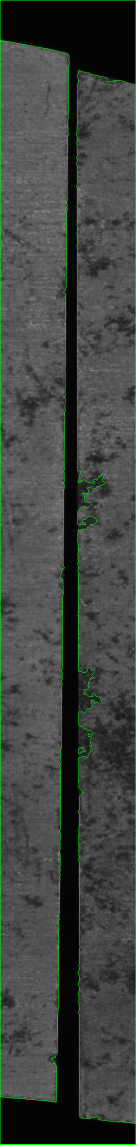
#> input picture output/watershed_result.bmp, 272 x 2289 px (shown at 1/2 size)
$ python watershed_segmentation.py --input ../../output/watershed_result.bmp   (older library calls are emulated)
#> lines starting #> are read from the running program, lines starting #| are printed output that depends on the picture; after the words box and inside, x2 and y2 are one past the last pixel; in counts of white or black regions, pixels touching at a corner belong together
import cv2
import numpy as np
import matplotlib.pyplot as plt
import os
from pathlib import Path

from regex import T
from sympy import true

# 设置中文字体
plt.rcParams['font.sans-serif'] = ['SimHei']  # 用黑体显示中文
plt.rcParams['axes.unicode_minus'] = False  # 正常显示负号


# ======================== 算法处理部分 ========================

def preprocess_image(image):
    gray = cv2.cvtColor(image, cv2.COLOR_BGR2GRAY)
    blurred = cv2.GaussianBlur(gray, (5, 5), 0)
    return gray, blurred

def threshold_segmentation(blurred):
    _, thresh = cv2.threshold(blurred, 0, 255, cv2.THRESH_BINARY + cv2.THRESH_OTSU)
    return thresh

def morphological_operations(thresh):
    kernel = np.ones((3, 3), np.uint8)
    # 闭运算（先膨胀后腐蚀）填充前景物体内部孔洞
    closed = cv2.morphologyEx(thresh, cv2.MORPH_CLOSE, kernel, iterations=2)
    # 膨胀操作获取可能的背景区域
    sure_bg = cv2.dilate(closed, kernel, iterations=3)
    return closed, sure_bg

def fill_by_largest_black_area(closed):
    """
    选取面积最大的黑色连通域作为确定背景，其他区域填充白色

    参数:
    - closed: 闭运算后的二值图像

    返回:
    - filled_image: 填充后的图像
    - largest_black_area: 最大黑色连通域的面积
    """
    # 反转图像，使黑色连通域变成白色连通域
    inverted = cv2.bitwise_not(closed)

    # 查找所有连通域
    num_labels, labels, stats, centroids = cv2.connectedComponentsWithStats(inverted, 8, cv2.CV_32S)

    if num_labels <= 1:  # 没有黑色区域
        return closed.copy(), 0

    # 找到面积最大的连通域（跳过背景标签0）
    max_area = 0
    max_label = 0
    for i in range(1, num_labels):
        area = stats[i, cv2.CC_STAT_AREA]
        if area > max_area:
            max_area = area
            max_label = i

    # 创建结果图像：将所有区域填充为白色，除了最大黑色连通域
    filled_image = np.ones_like(closed) * 255  # 初始化为全白
    filled_image[labels == max_label] = 0  # 最大黑色区域保持为黑色

    return filled_image, max_area

def process_with_centerline(closed):
    """
    利用中心线处理二值图

    参数:
    - closed: 闭运算后的二值图像

    返回:
    - centerline_image: 中心线图像
    - line_params: 直线参数
    - processed_image: 处理后的图像
    - skeleton_image: 骨架图像
    """
    try:
        from skimage.morphology import skeletonize
        from sklearn.linear_model import RANSACRegressor
    except ImportError:
        print("需要安装scikit-image和scikit-learn库")
        print("请运行: pip install scikit-image scikit-learn")
        return None, None, closed, None

    # 1. 反转二值图（黑色区域为前景）
    inverted = cv2.bitwise_not(closed)

    # 2. 使用skimage的骨架提取
    skeleton_binary = skeletonize(inverted > 0)
    skeleton_image = (skeleton_binary * 255).astype(np.uint8)

    # 3. 获取骨架点坐标
    skeleton_points = np.argwhere(skeleton_binary)
    if len(skeleton_points) < 2:
        return None, None, closed, skeleton_image

    # 4. 使用RANSAC拟合直线
    X = skeleton_points[:, 1].reshape(-1, 1)  # x坐标
    y = skeleton_points[:, 0]  # y坐标

    ransac = RANSACRegressor(
        residual_threshold=3.0,
        max_trials=100,
        random_state=42
    )
    ransac.fit(X, y)

    # 获取直线参数 y = mx + b
    slope = ransac.estimator_.coef_[0]
    intercept = ransac.estimator_.intercept_

    # 转换为标准形式 Ax + By + C = 0
    A, B, C = -slope, 1, -intercept
    norm = np.sqrt(A**2 + B**2)
    if norm > 0:
        A, B, C = A/norm, B/norm, C/norm

    # 5. 创建中心线图像
    centerline_image = np.zeros_like(closed)
    inlier_mask = ransac.inlier_mask_
    if np.any(inlier_mask):
        inlier_points = skeleton_points[inlier_mask]
        for y, x in inlier_points:
            centerline_image[y, x] = 255

    # 6. 在原图上创建中心线两侧的背景区域
    processed_image = closed.copy()
    height, width = closed.shape

    # 创建网格坐标
    y_coords, x_coords = np.mgrid[0:height, 0:width]

    # 计算每个点到直线的距离
    distances = np.abs(A * x_coords + B * y_coords + C)

    # 将距离中心线3个像素内的区域设为黑色
    mask = distances < 3
    processed_image[mask] = 0

    line_params = (A, B, C)
    return centerline_image, line_params, processed_image, skeleton_image

def extract_foreground_with_centerline(closed):
    """
    基于中心线的前景提取

    参数:
    - closed: 闭运算后的二值图像

    返回:
    - sure_fg: 确定的前景区域
    - filled_image: 填充后的图像
    - centerline_data: 中心线相关数据
    """
    # 1. 利用中心线处理
    centerline_image, line_params, processed_image, skeleton_image = process_with_centerline(closed)

    # 2. 填充非最大黑色区域为白色
    filled_image, largest_black_area = fill_by_largest_black_area(processed_image)

    # 3. 腐蚀运算获得确定前景
    kernel = np.ones((5, 5), np.uint8)
    sure_fg = cv2.erode(filled_image, kernel, iterations=2)

    # 4. 准备中心线数据
    centerline_data = {
        'centerline_image': centerline_image,
        'skeleton_image': skeleton_image,
        'line_params': line_params,
        'processed_image': processed_image,
        'largest_black_area': largest_black_area
    }

    return sure_fg, filled_image, centerline_data

def visualize_centerline_process(closed, centerline_data):
    """
    可视化中心线处理过程

    参数:
    - closed: 闭运算后的二值图像
    - centerline_data: 中心线相关数据
    """
    if centerline_data is None or centerline_data['skeleton_image'] is None:
        print("无法提取中心线")
        return

    skeleton_image = centerline_data['skeleton_image']
    centerline_image = centerline_data['centerline_image']
    processed_image = centerline_data['processed_image']
    line_params = centerline_data['line_params']

    plt.figure(figsize=(20, 5))

    plt.subplot(141)
    plt.imshow(closed, cmap='gray')
    plt.title('闭运算后的图像')
    plt.axis('off')

    plt.subplot(142)
    plt.imshow(skeleton_image, cmap='gray')
    plt.title('骨架提取结果')
    plt.axis('off')

    plt.subplot(143)
    if centerline_image is not None:
        plt.imshow(centerline_image, cmap='gray')
        plt.title('RANSAC中心线检测')
    else:
        plt.imshow(skeleton_image, cmap='gray')
        plt.title('中心线检测失败')
    plt.axis('off')

    plt.subplot(144)
    plt.imshow(processed_image, cmap='gray')
    plt.title('中心线背景处理后')
    plt.axis('off')

    # 如果有直线参数，显示直线方程
    if line_params is not None:
        A, B, C = line_params
        plt.figtext(0.5, 0.02, f'中心线方程: {A:.3f}x + {B:.3f}y + {C:.3f} = 0',
                   ha='center', fontsize=10)

    plt.tight_layout()
    plt.show()

def visualize_simple_process(closed, filled_image, sure_fg, centerline_data):
    """
    可视化简化的处理过程

    参数:
    - closed: 闭运算后的二值图像
    - filled_image: 填充后的图像
    - sure_fg: 确定的前景区域
    - centerline_data: 中心线相关数据
    """
    plt.figure(figsize=(20, 5))

    plt.subplot(141)
    plt.imshow(closed, cmap='gray')
    plt.title('闭运算后的图像')
    plt.axis('off')

    plt.subplot(142)
    if centerline_data and centerline_data.get('processed_image') is not None:
        plt.imshow(centerline_data['processed_image'], cmap='gray')
        plt.title('中心线背景处理后')
    else:
        plt.imshow(closed, cmap='gray')
        plt.title('原始闭运算图像')
    plt.axis('off')

    plt.subplot(143)
    plt.imshow(filled_image, cmap='gray')
    largest_black_area = centerline_data.get('largest_black_area', 0) if centerline_data else 0
    plt.title(f'填充后（最大黑色区域面积：{largest_black_area}）')
    plt.axis('off')

    plt.subplot(144)
    plt.imshow(sure_fg, cmap='gray')
    plt.title('腐蚀后的前景标记')
    plt.axis('off')

    plt.tight_layout()
    plt.show()

# [10 lines left out: function extract_foreground, not called in this run]

def compute_markers(sure_bg, sure_fg):
    # 计算未知区域（背景-前景）
    unknown = cv2.subtract(sure_bg, sure_fg)

    # 标记连通区域
    _, markers = cv2.connectedComponents(sure_fg)

    # 为所有标记加1，使得背景不是0而是1
    markers = markers + 1

    # 将未知区域标记为0
    markers[unknown == 255] = 0

    return markers, unknown

def apply_watershed(image, markers):
    markers = cv2.watershed(image, markers)
    return markers

def generate_segmentation_results(image, gray, markers):
    # 创建结果图像 - 原始图像上叠加分割边界
    result = image.copy()
    # 在图像上标记分水岭边界（标记为-1的区域）
    result[markers == -1] = [0, 255, 0]  # 边界用绿色标记

    # 创建分割掩码图像
    mask = np.zeros_like(gray)
    # 为每个分割区域分配不同的值
    for i in range(2, markers.max() + 1):
        mask[markers == i] = i * (255 // (markers.max() + 1))

    return result, mask

def watershed_algorithm(image):
    # 1. 图像预处理
    gray, blurred = preprocess_image(image)

    # 2. 阈值分割
    thresh = threshold_segmentation(blurred)

    # 3. 形态学操作
    closed, sure_bg = morphological_operations(thresh)

    # 4. 基于中心线的前景提取
    sure_fg, filled_image, centerline_data = extract_foreground_with_centerline(closed)

    # 5. 计算标记
    markers, unknown = compute_markers(sure_bg, sure_fg)

    # 6. 应用分水岭算法
    markers = apply_watershed(image, markers)

    # 7. 生成分割结果
    result, mask = generate_segmentation_results(image, gray, markers)

    # 保存中间结果用于可视化
    intermediate_results = {
        'gray': gray,
        'thresh': thresh,
        'sure_bg': sure_bg,
        'sure_fg': sure_fg,
        'unknown': unknown,
        'markers': markers,
        'filled_image': filled_image,
        'centerline_data': centerline_data,
        'closed': closed
    }

    return result, mask, intermediate_results


# ======================== 结果显示部分 ========================

def save_results(result, mask, output_path):
    """
    保存分割结果和掩码

    参数:
    - result: 带边界标记的结果图像
    - mask: 分割掩码
    - output_path: 输出路径

    返回:
    - success: 是否保存成功
    """
    try:
        # 创建输出目录（如果不存在）
        output_dir = os.path.dirname(output_path)
        if output_dir and not os.path.exists(output_dir):
            os.makedirs(output_dir)

        # 保存分割结果
        cv2.imwrite(output_path, result)
        print(f"分割结果已保存到: {output_path}")

        # 保存分割掩码
        mask_path = os.path.splitext(output_path)[0] + "_mask.png"
        cv2.imwrite(mask_path, mask)
        print(f"分割掩码已保存到: {mask_path}")

        return True
    except Exception as e:
        print(f"保存结果时出错: {e}")
        return False


def visualize_process(image, mask, intermediate_results):
    """
    可视化简化的分割过程和结果

    参数:
    - image: 原始BGR图像
    - mask: 分割掩码
    - intermediate_results: 中间处理结果字典
    """
    # 可视化主要处理步骤
    plt.figure(figsize=(20, 12))

    plt.subplot(241)
    plt.imshow(cv2.cvtColor(image, cv2.COLOR_BGR2RGB))
    plt.title('原始图像')
    plt.axis('off')

    plt.subplot(242)
    plt.imshow(intermediate_results['thresh'], cmap='gray')
    plt.title('二值化后的图像')
    plt.axis('off')

    plt.subplot(243)
    plt.imshow(intermediate_results['closed'], cmap='gray')
    plt.title('闭运算后的图像')
    plt.axis('off')

    plt.subplot(244)
    plt.imshow(intermediate_results['filled_image'], cmap='gray')
    plt.title(f'填充后（最大黑色区域面积：{intermediate_results["largest_black_area"]}）')
    plt.axis('off')

    plt.subplot(245)
    plt.imshow(intermediate_results['sure_bg'], cmap='gray')
    plt.title('确定的背景图像')
    plt.axis('off')

    plt.subplot(246)
    plt.imshow(intermediate_results['sure_fg'], cmap='gray')
    plt.title('腐蚀后的前景标记')
    plt.axis('off')

    plt.subplot(247)
    plt.imshow(intermediate_results['unknown'], cmap='gray')
    plt.title('未知区域图像')
    plt.axis('off')

    plt.subplot(248)
    plt.imshow(mask, cmap='gray')
    plt.title('分割后的掩码图像')
    plt.axis('off')

    plt.tight_layout()
    plt.show()


# [40 lines left out: functions visualize_markers_and_mask, visualize_unknown_region, not called in this run]


# ======================== 主函数 ========================

def watershed_segmentation(image_path, output_path, visualize=True):
    """
    使用分水岭算法进行图像分割

    参数:
    - image_path: 输入图像路径
    - output_path: 输出图像路径
    - visualize: 是否显示分割过程和结果，默认为True

    返回:
    - success: 是否处理成功
    """
#> called with image_path = '../../output/watershed_result.bmp', output_path = './output/watershed_result.bmp', visualize = True
    # 检查输入文件是否存在
    if not os.path.exists(image_path):
        print(f"错误: 找不到输入文件 {image_path}")
        return False

    # 读取图像
    image = cv2.imread(image_path)
#> image is the input picture: shape (2289, 272, 3); mean B, G, R 64.7, 69, 64.7
    if image is None:
        print(f"错误: 无法读取图像 {image_path}")
        return False

    # 获取图像尺寸
    height, width = image.shape[:2]
#> height = 2289; width = 272
    print(f"图像加载完成，尺寸: {width}×{height}")
#| 图像加载完成，尺寸: 272×2289

    # 执行分水岭算法
    result, mask, intermediate_results = watershed_algorithm(image)
#> in threshold_segmentation, `_, thresh = cv2.threshold(blurred, 0, 255, cv2.THRESH_BINARY + cv2.THR..`:
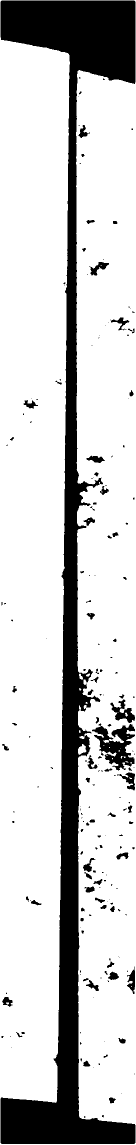
#> thresh: shape (2289, 272) (shown at 1/2 size); 79.8% white; 195 black regions (115 under 20 px), largest, box (x1, y1, x2, y2) and area: (1, 1, 271, 2288) 112587, (184, 1447, 270, 1541) 3852, (221, 1399, 270, 1446) 980
#> in morphological_operations, `closed = cv2.morphologyEx(thresh, cv2.MORPH_CLOSE, kernel, iterations=2)`: closed: shape (2289, 272); 80.6% white; 52 black regions, largest, box (x1, y1, x2, y2) and area: (1, 1, 271, 2288) 111557, (190, 1451, 269, 1540) 3282, (225, 1414, 270, 1445) 750
#> in morphological_operations, `sure_bg = cv2.dilate(closed, kernel, iterations=3)`: sure_bg: shape (2289, 272); 84.9% white; 45 black regions (32 under 20 px), largest, box (x1, y1, x2, y2) and area: (4, 4, 268, 2285) 92684, (205, 1485, 253, 1532) 570, (228, 1457, 252, 1478) 217
#> in process_with_centerline, `skeleton_binary = skeletonize(inverted > 0)`:
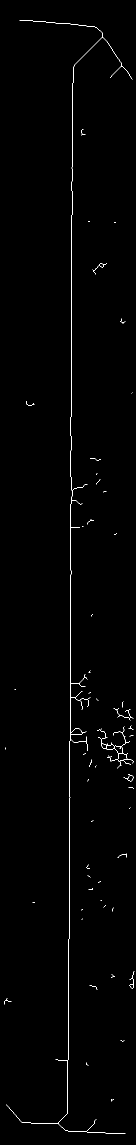
#> skeleton_binary: shape (2289, 272) bool (shown at 1/2 size); 0.66% white in thin lines or dots
#> in process_with_centerline, `skeleton_image = (skeleton_binary * 255).astype(np.uint8)`: skeleton_image: shape (2289, 272); 0.66% white in thin lines or dots
#> in process_with_centerline, `skeleton_points = np.argwhere(skeleton_binary)`: skeleton_points = 4133 pairs, first value 40 to 2267, second value 8 to 268
#> in process_with_centerline, `X = skeleton_points[:, 1].reshape(-1, 1)`: X = 4133 values, max 268 at index 3403, min 8 at index 3574, mean 162.5
#> in process_with_centerline, `y = skeleton_points[:, 0]`: y = 4133 values from 40 to 2267
#> in process_with_centerline, `inlier_points = skeleton_points[inlier_mask]`: inlier_points = 81 pairs, first value 1474 to 1499, second value 140 to 244
#> the loop in process_with_centerline, `for y, x in inlier_points:` made 81 passes
#> (y, x) on passes 1 to 12: (1474, 141), (1475, 141), (1476, 141), (1477, 141), (1478, 140), (1478, 141), (1479, 140), (1479, 142), (1480, 143), (1481, 173), (1482, 158), (1482, 159)
#> after the loop in process_with_centerline, `for y, x in inlier_points:`: centerline_image: shape (2289, 272); 0.01% white in thin lines or dots, all inside (x1, y1, x2, y2) = (140, 1474, 245, 1500)
#> in process_with_centerline, `processed_image[mask] = 0`:
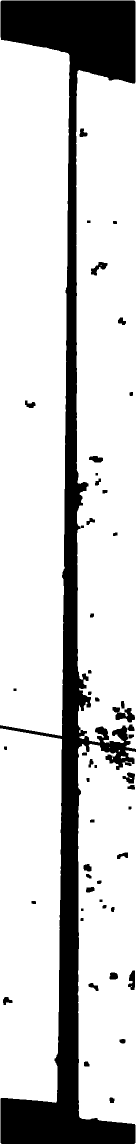
#> processed_image: shape (2289, 272) (shown at 1/2 size); 80.4% white; 51 black regions, largest, box (x1, y1, x2, y2) and area: (0, 1, 272, 2288) 115859, (225, 1414, 270, 1445) 750, (182, 524, 215, 551) 401
#> in extract_foreground_with_centerline, `centerline_image, line_params, processed_image, skeleton_image = proce..`: line_params = (-0.172, 0.985, -1431.4)
#> in fill_by_largest_black_area, `num_labels, labels, stats, centroids = cv2.connectedComponentsWithStat..`:
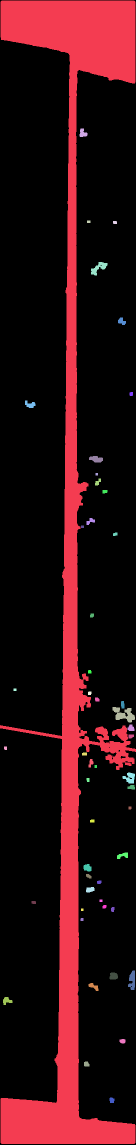
#> labels: shape (2289, 272) int32 (shown at 1/2 size); 52 distinct labels, from 0 to 51; one colour per label, 0 black
#> in fill_by_largest_black_area, `num_labels, labels, stats, centroids = cv2.connectedComponentsWithStat..`: num_labels = 52; stats = 52 rows, first 6: [0, 0, 272, 2289, 500788], [0, 1, 272, 2287, 115859], [159, 257, 16, 17, 186], [174, 441, 7, 5, 35], [226, 442, 8, 6, 46], [182, 524, 33, 27, 401]; centroids = 52 pairs, first value 10.62 to 264.2, second value 266.1 to 2200.1
#> the loop in fill_by_largest_black_area, `for i in range(1, num_labels):` made 51 passes
#> (area, max_area) on pass 1: (115859, 115859)
#> area on passes 2 to 7: 186, 35, 46, 401, 155, 52
#> after the loop in fill_by_largest_black_area, `for i in range(1, num_labels):`: max_area = 115859; max_label = 1
#> in extract_foreground_with_centerline, `filled_image, largest_black_area = fill_by_largest_black_area(processe..`: filled_image: shape (2289, 272); 81.4% white; 1 black region, box (x1, y1, x2, y2) and area: (0, 1, 272, 2288) 115859
#> in extract_foreground_with_centerline, `filled_image, largest_black_area = fill_by_largest_black_area(processe..`: largest_black_area = 115859
#> in extract_foreground_with_centerline, `sure_fg = cv2.erode(filled_image, kernel, iterations=2)`: sure_fg: shape (2289, 272); 77.3% white; 1 black region, box (x1, y1, x2, y2) and area: (0, 0, 272, 2289) 141197
#> in watershed_algorithm, `sure_fg, filled_image, centerline_data = extract_foreground_with_cente..`: centerline_data = 5 items
#> in compute_markers, `unknown = cv2.subtract(sure_bg, sure_fg)`: unknown: shape (2289, 272); 7.6% white; 2 white regions, box (x1, y1, x2, y2) and area: (0, 0, 272, 2289) 47452, (215, 1491, 223, 1499) 64
#> in compute_markers, `_, markers = cv2.connectedComponents(sure_fg)`: markers: shape (2289, 272) int32; 7 distinct labels, from 0 to 6
#> in compute_markers, `markers = markers + 1`: markers: shape (2289, 272) int32; 7 distinct labels, from 1 to 7
#> in compute_markers, `markers[unknown == 255] = 0`:
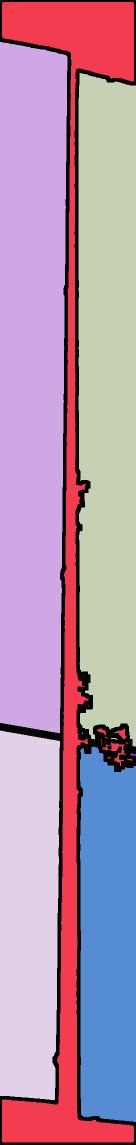
#> markers: shape (2289, 272) int32 (shown at 1/2 size); 8 distinct labels, from 0 to 7; one colour per label, 0 black
#> in apply_watershed, `markers = cv2.watershed(image, markers)`:
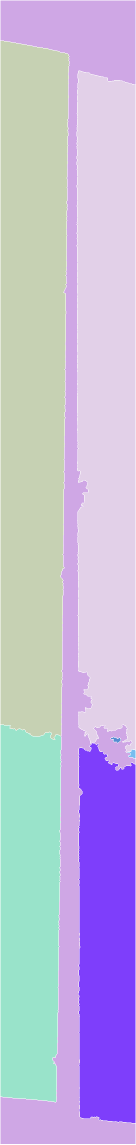
#> markers: shape (2289, 272) int32 (shown at 1/2 size); 8 distinct labels, from -1 to 7; one colour per label, 0 black, -1 white
#> in generate_segmentation_results, `result[markers == -1] = [0, 255, 0]`: result: shape (2289, 272, 3); 0.12% of pixels changed, all inside (x1, y1, x2, y2) = (1, 583, 271, 2119)
#> after the loop in generate_segmentation_results, `for i in range(2, markers.max() + 1):`:
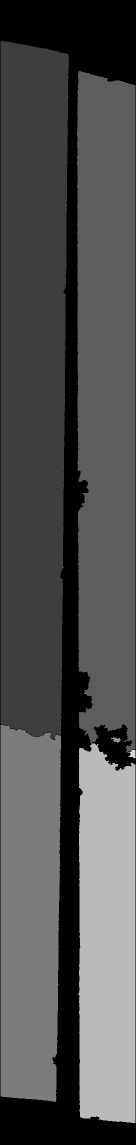
#> mask: shape (2289, 272) (shown at 1/2 size); min 0, max 217, mean 81.1
#> intermediate_results = 9 items

    # 保存结果
    save_success = save_results(result, mask, output_path)
#> save_success = True

    # 显示结果（如果需要）
    if visualize:
        # 显示中心线处理过程
        if intermediate_results['centerline_data']:
            visualize_centerline_process(intermediate_results['closed'],
                                       intermediate_results['centerline_data'])
#> in visualize_centerline_process, `line_params = centerline_data['line_params']`: line_params = (-0.172, 0.985, -1431.4)
#> in visualize_centerline_process, `A, B, C = line_params`: A = -0.172; B = 0.985; C = -1431.4

        # 显示简化的处理过程
        visualize_simple_process(intermediate_results['closed'],
                               intermediate_results['filled_image'],
                               intermediate_results['sure_fg'],
                               intermediate_results['centerline_data'])
#> in visualize_simple_process, `largest_black_area = centerline_data.get('largest_black_area', 0) if c..`: largest_black_area = 115859

        # 显示完整的处理流程
        visualize_process(image, mask, intermediate_results)

    return save_success


# [49 lines left out: function batch_process, not called in this run]


def parse_arguments():
    """
    解析命令行参数

    返回:
    - args: 解析后的参数
    """
    import argparse
    parser = argparse.ArgumentParser(description='使用分水岭算法进行图像分割')
    parser.add_argument('-i', '--input',
                        default='E:/work/车门门环拼接/image/正面打光/9/2碰/watersheld/6723_3879.bmp',
                        help='输入图像路径或文件夹路径')
    parser.add_argument('-o', '--output',
                        default='./output/watershed_result.bmp',
                        help='输出图像路径或文件夹路径')
    parser.add_argument('-v', '--visualize',
                        default=True,
                        action='store_true',
                        help='显示分割结果')
    parser.add_argument('-b', '--batch',
                        action='store_true',
                        help='批量处理模式')
    return parser.parse_args()


if __name__ == "__main__":
    args = parse_arguments()

    # 根据是否批量处理模式选择不同的处理函数
    if args.batch:
        # 批量处理模式
        if not os.path.isdir(args.input):
            print(f"错误：批量处理模式需要输入文件夹路径，而不是文件路径")
        else:
            batch_process(args.input, args.output, visualize=args.visualize)
    else:
        # 单文件处理模式
        if not os.path.isfile(args.input):
            print(f"错误：单文件处理模式需要输入文件路径，而不是文件夹路径")
        else:
#> (the run stopped early here; a loop or call above may not have finished)
